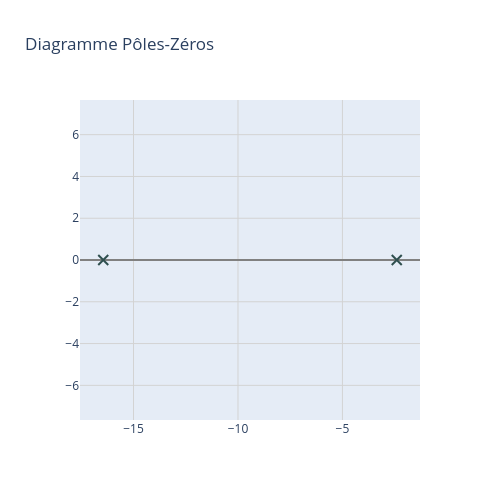

Notebook source saved alongside this figure:
### Code cell
S = systems["C4"]
A = S["A"]
B = S["B"]
C = S["C"]
D = S["D"]

# Création du système continu
sys_C4 = signal.StateSpace(A, B, C, D)
sys_C4_tf = sys_C4.to_tf()

# Donne les coefficients au numérateur et au dénumérateur du système
print(sys_C4.to_tf())
# Donne les matrices de réprésentation d'état du système
print(sys_C4.to_ss())
# Donne la forme factorisée (zéros, pôles, gain)
print(sys_C4.to_zpk())

# Tracé du diagramme Pôles-Zéros pour analyse de la stabilité
pplane(sys_C4)
# Tracés des diagrammes de Bode, Black-Nichols et Nyquist pour l'analyse fréquentielle
pdiagrammes(sys_C4)
# Tracé de la réponse indicielle
t_step, y_step = signal.step(sys_C4)
fig = px.line(x=t_step,y=y_step,
    labels={
        "x": "Temps (s)",
        "y": "Amplitude"
    },
    title="Réponse indicielle"
)
fig.update_layout(
    width=500,
    height=500
)
fig.show()

### Figure 1 — Plotly figure (JSON) as saved in the notebook; plotly's stock layout.template omitted (floating-point values rounded to 4 significant figures)
{"data": [{"marker": {"line": {"color": "DarkSlateGrey", "width": 2}, "size": 10, "symbol": "circle-open"}, "mode": "markers", "name": "zeros", "type": "scatter", "x": [], "y": []}, {"marker": {"line": {"color": "DarkSlateGrey", "width": 2}, "size": 10, "symbol": "x-thin"}, "mode": "markers", "name": "poles", "type": "scatter", "x": [-16.45, -2.4], "y": [0.0, 0.0]}], "layout": {"height": 500, "title": {"text": "Diagramme Pôles-Zéros"}, "width": 500, "xaxis": {"gridcolor": "LightGray", "gridwidth": 1, "range": [null, null], "showgrid": true, "zeroline": true, "zerolinecolor": "Gray"}, "yaxis": {"gridcolor": "LightGray", "gridwidth": 1, "range": [null, null], "scaleanchor": "x", "scaleratio": 1, "showgrid": true, "zeroline": true, "zerolinecolor": "Gray"}}}
